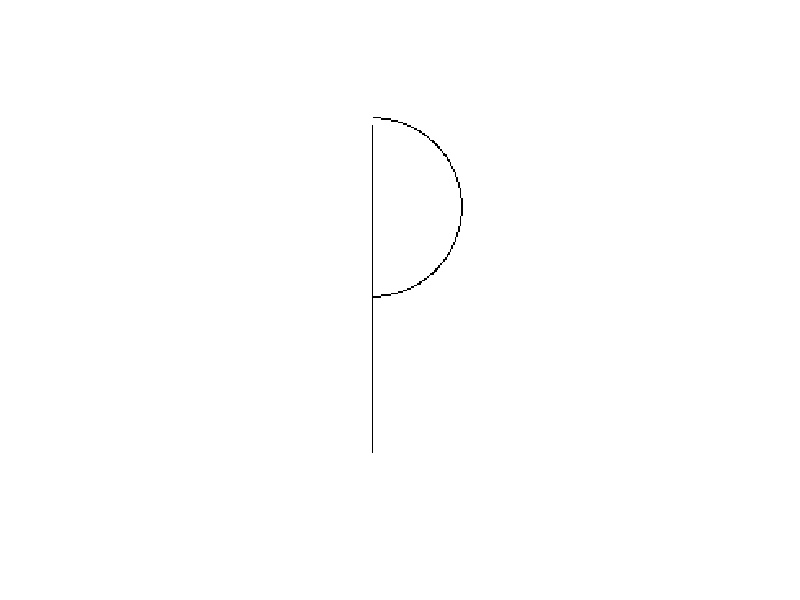
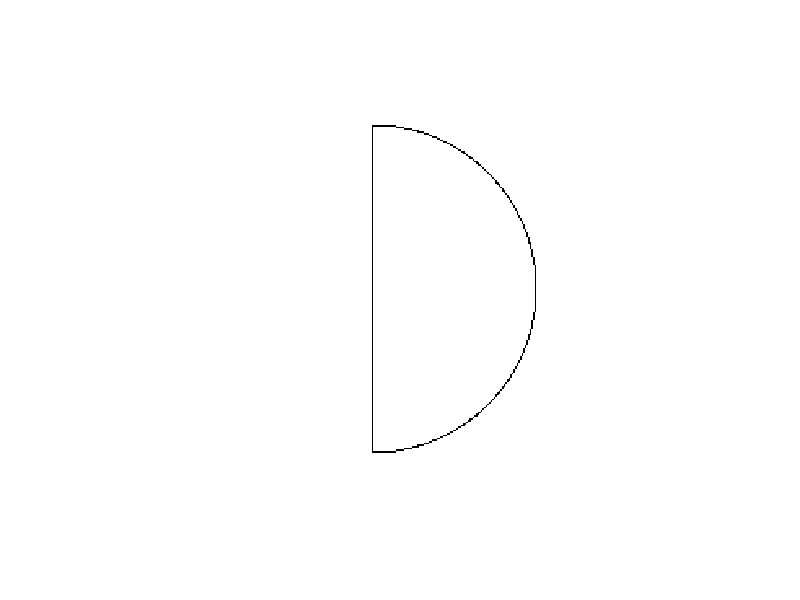

Reproduce these figures in MATLAB, in order.
clc;
clear all;
close all;

p = ones(300,200);
d = ones(300,200);

p(50:250,75) = 0;
d(50:250,75) = 0;

% imshow(p);figure;imshow(d);

cd = [150 75];
cp = [100 75];

%  P
for i=-100:100
    for j=1:200
        if i^2 + j^2 >= 2950 && i^2 + j^2 <= 3050
            temp = [i j];
            c = cp + temp;
            p(c(1),c(2))=0;
        end
    end
end

imshow(p);

% D
for i=-100:100
    for j=1:200
        if i^2 + j^2 >= 10000 && i^2 + j^2 <=  10200
            temp = [i j];
            c = cd + temp;
            d(c(1),c(2))=0;
        end
    end
end
figure;
imshow(d);